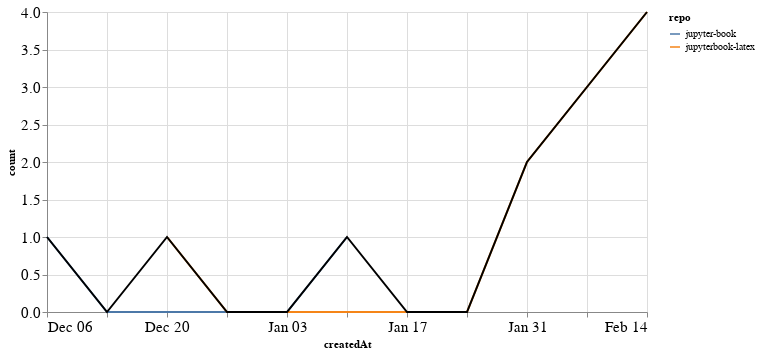

Here is the notebook cell this chart was saved with:
### Markdown cell above
### PRs

### Code cell
prs_time = prs.groupby('repo').resample('W', on='createdAt').count()['author'].reset_index()
prs_time = prs_time.rename(columns={'author': 'count'})
prs_time_total = prs_time.groupby('createdAt').agg({"count": "sum"}).reset_index()

ch1 = alt.Chart(prs_time, width=600).mark_line().encode(
    x='createdAt',
    y='count',
    color='repo',
    tooltip="repo"
)

ch2 = alt.Chart(prs_time_total, width=600).mark_line(color="black").encode(
    x='createdAt',
    y='count',
)

ch1 + ch2

### Figure 1 — Vega-Lite specification as saved in the notebook (floating-point values rounded to 4 significant figures)
{"config": {"axisLeft": {"labelFontSize": 15}, "axisBottom": {"labelFontSize": 15}}, "layer": [{"data": {"name": "data-5ab9b8e6ae623c634e60979d53398acd"}, "mark": "line", "encoding": {"color": {"type": "nominal", "field": "repo"}, "tooltip": {"type": "nominal", "field": "repo"}, "x": {"type": "temporal", "field": "createdAt"}, "y": {"type": "quantitative", "field": "count"}}, "width": 600}, {"data": {"name": "data-e9c643631bc7e2f89b057f74bf46da3d"}, "mark": {"type": "line", "color": "black"}, "encoding": {"x": {"type": "temporal", "field": "createdAt"}, "y": {"type": "quantitative", "field": "count"}}, "width": 600}], "$schema": "https://vega.github.io/schema/vega-lite/v4.8.1.json", "datasets": {"data-5ab9b8e6ae623c634e60979d53398acd": [{"repo": "jupyter-book", "createdAt": "2020-12-06T00:00:00", "count": 1}, {"repo": "jupyter-book", "createdAt": "2020-12-13T00:00:00", "count": 0}, {"repo": "jupyter-book", "createdAt": "2020-12-20T00:00:00", "count": 0}, {"repo": "jupyter-book", "createdAt": "2020-12-27T00:00:00", "count": 0}, {"repo": "jupyter-book", "createdAt": "2021-01-03T00:00:00", "count": 0}, {"repo": "jupyter-book", "createdAt": "2021-01-10T00:00:00", "count": 1}, {"repo": "jupyterbook-latex", "createdAt": "2020-12-20T00:00:00", "count": 1}, {"repo": "jupyterbook-latex", "createdAt": "2020-12-27T00:00:00", "count": 0}, {"repo": "jupyterbook-latex", "createdAt": "2021-01-03T00:00:00", "count": 0}, {"repo": "jupyterbook-latex", "createdAt": "2021-01-10T00:00:00", "count": 0}, {"repo": "jupyterbook-latex", "createdAt": "2021-01-17T00:00:00", "count": 0}, {"repo": "jupyterbook-latex", "createdAt": "2021-01-24T00:00:00", "count": 0}, {"repo": "jupyterbook-latex", "createdAt": "2021-01-31T00:00:00", "count": 2}, {"repo": "jupyterbook-latex", "createdAt": "2021-02-07T00:00:00", "count": 3}, {"repo": "jupyterbook-latex", "createdAt": "2021-02-14T00:00:00", "count": 4}], "data-e9c643631bc7e2f89b057f74bf46da3d": [{"createdAt": "2020-12-06T00:00:00", "count": 1}, {"createdAt": "2020-12-13T00:00:00", "count": 0}, {"createdAt": "2020-12-20T00:00:00", "count": 1}, {"createdAt": "2020-12-27T00:00:00", "count": 0}, {"createdAt": "2021-01-03T00:00:00", "count": 0}, {"createdAt": "2021-01-10T00:00:00", "count": 1}, {"createdAt": "2021-01-17T00:00:00", "count": 0}, {"createdAt": "2021-01-24T00:00:00", "count": 0}, {"createdAt": "2021-01-31T00:00:00", "count": 2}, {"createdAt": "2021-02-07T00:00:00", "count": 3}, {"createdAt": "2021-02-14T00:00:00", "count": 4}]}}
